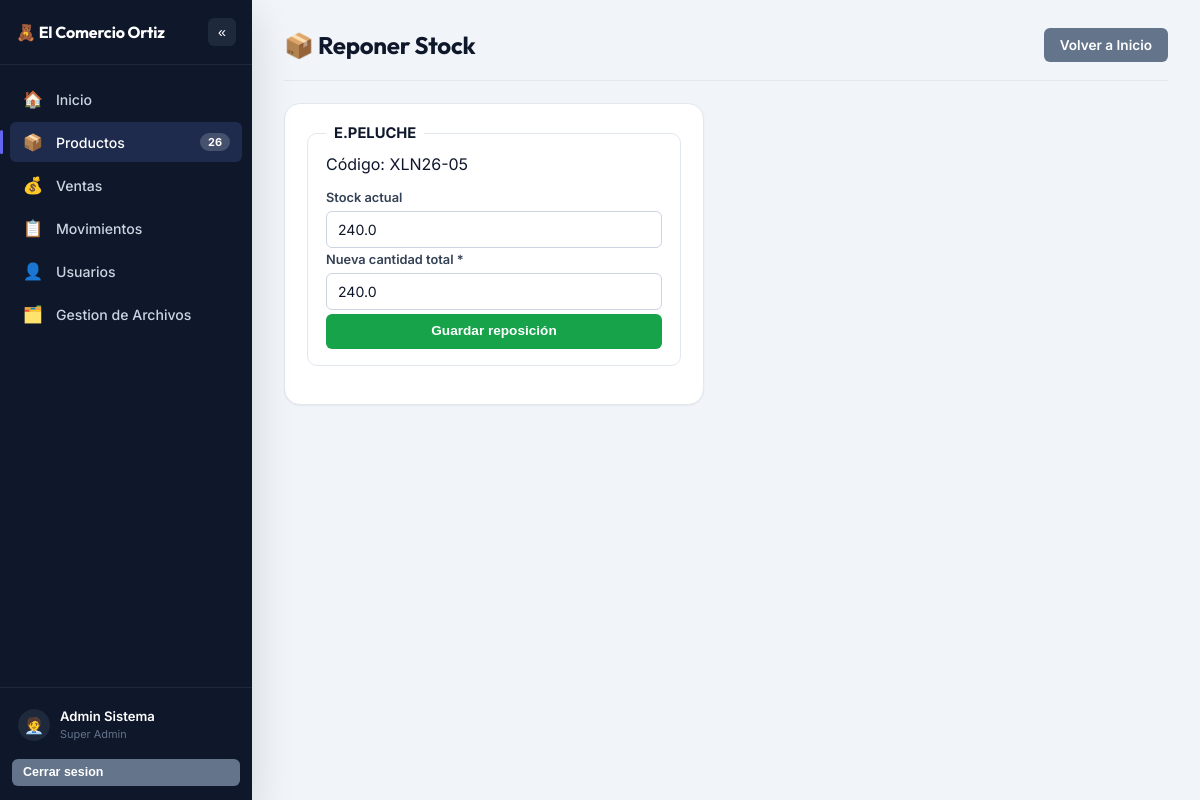
/productos/reponer/1 (signed in), run on the app's committed database.
### tables this page shows
CREATE TABLE productos (
    id_producto INTEGER PRIMARY KEY AUTOINCREMENT,
    foto_url TEXT,
    nombre TEXT NOT NULL,
    -- codigo_1 NO es unico por si solo: el cliente confirmo que se repite
    -- entre productos distintos en su catalogo real. Lo que si identifica
    -- un producto de forma unica es la COMBINACION codigo_1 + codigo_2
    -- (ver el UNIQUE compuesto al final de la tabla, y
    -- productos_model.get_producto_por_codigo / guardar_o_actualizar_desde_excel,
    -- que ya matchean por el par completo).
    codigo_1 TEXT NOT NULL,
    codigo_2 TEXT,
    descripcion TEXT,
    marca TEXT,

    -- Esquema de precios
    precio_unidad_facturado REAL DEFAULT 0,   -- PUF
    precio_docena_facturado REAL DEFAULT 0,   -- PDF
    precio_paquete_facturado REAL DEFAULT 0,  -- PPF
    precio_paquete_neto REAL DEFAULT 0,       -- PPN
    precio_docena_neto REAL DEFAULT 0,        -- PDN
    precio_docena_comercial REAL DEFAULT 0,   -- PDC
    descuento_porcentaje REAL DEFAULT 0,
    incremento_porcentaje REAL DEFAULT 0,

    -- Presentacion y empaque
    pcs_paquete INTEGER DEFAULT 0,
    pcs_caja INTEGER DEFAULT 0,
    venta_fraccionada TEXT DEFAULT 'No' CHECK(venta_fraccionada IN ('Si', 'No')),

    -- Ubicacion y existencias
    id_ubicacion INTEGER REFERENCES ubicaciones(id_ubicacion),
    posicion TEXT,
    -- Puede quedar en 0 o mayor (piezas sueltas -> decimal, ej. venta
    -- fraccionada) o en NEGATIVO: negativo significa que se aprobo una
    -- venta por mas de lo que habia en tienda, y ese numero es lo que
    -- falta reponer desde el almacen (ver alerta en Inicio).
    cantidad REAL NOT NULL DEFAULT 0,

    -- Estado de negocio (Activo/Inactivo). "Agotado" NO se guarda aqui:
    -- se calcula en la aplicacion comparando cantidad <= 0 (0 o negativo,
    -- ver mas abajo), para evitar que quede desincronizado con el stock real.
    estado TEXT DEFAULT 'Activo' CHECK(estado IN ('Activo', 'Inactivo')),

    UNIQUE(codigo_1, codigo_2)
);

### controllers/productos_controller.py (the view, shortened to what this page needs)
@productos_bp.route('/reponer/<int:id_producto>', methods=['GET', 'POST'])
@roles_required(*ROLES_VENTAS)
def reponer(id_producto):
    producto = productos_model.get_producto(id_producto)
    if not producto:
        flash('El producto solicitado no existe.', 'danger')
        return redirect(url_for('inicio.index'))
    return render_template('productos/productos_reponer.html', producto=producto)

### models/database.py (called while the page is built)
def get_db():
    if 'db' not in g:
        g.db = sqlite3.connect(current_app.config['DATABASE'])
        g.db.row_factory = sqlite3.Row
        g.db.execute('PRAGMA foreign_keys = ON')
    return g.db

### models/productos_model.py (called while the page is built)
def get_producto(id_producto):
    db = get_db()
    return db.execute(
        """
        SELECT p.*, u.nombre AS ubicacion_nombre
        FROM productos p
        LEFT JOIN ubicaciones u ON p.id_ubicacion = u.id_ubicacion
        WHERE p.id_producto = ?
        """,
        (id_producto,),
    ).fetchone()

def contar_productos():
    db = get_db()
    return db.execute("SELECT COUNT(*) AS c FROM productos").fetchone()['c']

def contar_faltantes():
    db = get_db()
    return db.execute("SELECT COUNT(*) AS c FROM productos WHERE cantidad < 0").fetchone()['c']

### models/ventas_model.py (called while the page is built)
def contar_pendientes(id_personal_filtro=None):
    db = get_db()
    if id_personal_filtro:
        return db.execute(
            "SELECT COUNT(*) AS c FROM ventas WHERE estado = 'Pendiente' AND id_personal_registro = ?",
            (id_personal_filtro,),
        ).fetchone()['c']
    return db.execute(
        "SELECT COUNT(*) AS c FROM ventas WHERE estado = 'Pendiente'"
    ).fetchone()['c']

### utilities/utilities.py (called while the page is built)
def roles_required(*roles_permitidos):
    def decorador(vista):
        @wraps(vista)
        def envoltura(*args, **kwargs):
            if 'id_personal' not in session:
                return redirect(url_for('auth.login'))
            if session.get('rol') not in roles_permitidos:
                flash('No tienes permisos para acceder a esa seccion.', 'danger')
                return redirect(url_for('inicio.index'))
            return vista(*args, **kwargs)
        return envoltura
    return decorador

### templates/productos/productos_reponer.html (shortened to what this page needs)
{% extends "shared/base.html" %}
{% block content %}
    <div class="page-header">
        <h1>📦 Reponer Stock</h1>
        <a href="{{ url_for('inicio.index') }}" class="btn btn-secondary">Volver a Inicio</a>
    </div>
    <form method="post" class="card" style="max-width:420px;">
        <fieldset>
            <legend>{{ producto.nombre }}</legend>
            <p class="subtitle" style="margin-top:-4px;">Código: {{ producto.codigo_1 }}</p>
            <div class="form-group">
                <label>Stock actual</label>
                <input type="text" value="{{ producto.cantidad }}" disabled>
            </div>
            <div class="form-group">
                <label>Nueva cantidad total *</label>
                <input type="number" step="0.01" name="cantidad" required value="{{ producto.cantidad }}" autofocus>
            </div>
            <button type="submit" class="btn btn-success btn-block">Guardar reposición</button>
        </fieldset>
    </form>
{% endblock %}

### static/css/style.css (style rules this page uses)
:root { --bg: #f1f5f9; --surface: #ffffff; --surface-muted: #f8fafc; --border: #e2e8f0; --border-strong: #cbd5e1; --text: #0f172a; --text-muted: #64748b; --text-subtle: #94a3b8; --primary: #4f46e5; --primary-hover: #4338ca; --primary-soft: #eef2ff; --primary-soft-text: #4338ca; --success: #16a34a; --success-hover: #15803d; --success-soft: #dcfce7; --success-soft-text: #166534; --danger: #dc2626; --danger-hover: #b91c1c; --danger-soft: #fee2e2; --danger-soft-text: #991b1b; --warning: #d97706; --warning-hover: #b45309; --warning-soft: #fef3c7; --warning-soft-text: #92400e; --info: #0891b2; --info-hover: #0e7490; --info-soft: #cffafe; --info-soft-text: #155e75; --secondary: #64748b; --secondary-hover: #475569; --secondary-soft: #f1f5f9; --secondary-soft-text: #334155; --sidebar-bg: #0f172a; --sidebar-bg-active: #1e2b4d; --sidebar-bg-hover: #1e293b; --sidebar-border: #1e293b; --sidebar-text: #cbd5e1; --sidebar-text-muted: #64748b; --sidebar-accent: #6366f1; --radius-sm: 6px; --radius-md: 10px; --radius-lg: 16px; --radius-pill: 999px; --shadow-sm: 0 1px 2px rgba(15, 23, 42, 0.06); --shadow-md: 0 6px 16px rgba(15, 23, 42, 0.08); --shadow-lg: 0 16px 40px rgba(15, 23, 42, 0.14); --transition: 150ms ease; }
* { box-sizing: border-box; }
html, body { height: 100%; }
body { margin: 0; font-family: 'Inter', 'Segoe UI', system-ui, -apple-system, Roboto, Arial, sans-serif; background-color: var(--bg); color: var(--text); -webkit-font-smoothing: antialiased; }
h1, h2, h3, .font-display, .login-title { font-family: 'Outfit', 'Segoe UI', system-ui, sans-serif; color: var(--text); font-weight: 700; letter-spacing: -0.01em; }
a { color: inherit; }
.page-header { display: flex; justify-content: space-between; align-items: center; flex-wrap: wrap; gap: 12px; margin-bottom: 22px; padding-bottom: 18px; border-bottom: 1px solid var(--border); }
.page-header h1 { margin: 0; font-size: 1.5rem; }
.card { background: var(--surface); border: 1px solid var(--border); border-radius: var(--radius-lg); padding: 20px; box-shadow: var(--shadow-sm); margin-bottom: 22px; }
.btn { display: inline-flex; align-items: center; gap: 6px; border: none; border-radius: var(--radius-sm); padding: 9px 16px; font-size: 0.85rem; font-weight: 600; cursor: pointer; text-decoration: none; color: #fff; background-color: var(--secondary); transition: background var(--transition), box-shadow var(--transition), transform var(--transition); line-height: 1.2; }
.btn-success { background-color: var(--success); }
.btn-secondary { background-color: var(--secondary); }
.btn-block { width: 100%; justify-content: center; }
.form-group { display: flex; flex-direction: column; margin-bottom: 4px; }
.form-group label { font-size: 0.8rem; font-weight: 600; margin-bottom: 6px; color: var(--secondary-soft-text); }
.form-group input, .form-group select, .form-group textarea, .filters input, .filters select { padding: 9px 11px; border: 1px solid var(--border-strong); border-radius: var(--radius-sm); font-size: 0.88rem; background: var(--surface); color: var(--text); transition: border-color var(--transition), box-shadow var(--transition); font-family: inherit; }
fieldset { border: 1px solid var(--border); border-radius: var(--radius-md); margin-bottom: 18px; padding: 16px 18px; }
fieldset legend { font-weight: 700; color: var(--text); padding: 0 8px; font-size: 0.92rem; }

### data on the page
productos: nombre "E.PELUCHE", codigo_1 "XLN26-05", cantidad "240.0"

### other printed values
{{ sidebar_total_productos }} "26"
{{ session.get('nombre_completo', '') }} "Admin Sistema"
{{ session.get('rol', '') }} "Super Admin"
